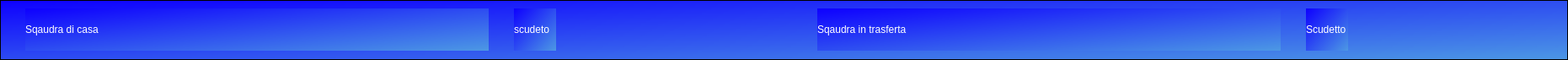
  <widget class="QFrame" name="framePartita">
   <property name="geometry">
    <rect>
     <x>19</x>
     <y>120</y>
     <width>1861</width>
     <height>71</height>
    </rect>
   </property>
   <property name="styleSheet">
    <string notr="true">background-color: qlineargradient(spread:pad, x1:0, y1:0, x2:1, y2:1, stop:0 rgba(14, 0, 255, 255), stop:1 rgba(76, 152, 228, 255));</string>
   </property>
   <property name="frameShape">
    <enum>QFrame::StyledPanel</enum>
   </property>
   <property name="frameShadow">
    <enum>QFrame::Raised</enum>
   </property>
   <widget class="QLabel" name="labelSqaudraDiCasa">
    <property name="geometry">
     <rect>
      <x>30</x>
      <y>10</y>
      <width>550</width>
      <height>50</height>
     </rect>
    </property>
    <property name="styleSheet">
     <string notr="true">color: white;
font: 87 22pt &quot;Segoe UI Black&quot;;
</string>
    </property>
    <property name="text">
     <string>Sqaudra di casa</string>
    </property>
   </widget>
   <widget class="QLabel" name="labelScudettoSquadraDiCasa">
    <property name="geometry">
     <rect>
      <x>610</x>
      <y>10</y>
      <width>50</width>
      <height>50</height>
     </rect>
    </property>
    <property name="styleSheet">
     <string notr="true">color: white;
font: 8pt &quot;Segoe UI&quot;;</string>
    </property>
    <property name="text">
     <string>scudeto</string>
    </property>
   </widget>
   <widget class="QLabel" name="labelSquadraInTrasferta">
    <property name="geometry">
     <rect>
      <x>970</x>
      <y>10</y>
      <width>550</width>
      <height>50</height>
     </rect>
    </property>
    <property name="styleSheet">
     <string notr="true">color: white;
font: 87 22pt &quot;Segoe UI Black&quot;;</string>
    </property>
    <property name="text">
     <string>Sqaudra in trasferta</string>
    </property>
   </widget>
   <widget class="QLabel" name="labelScudettoSquadraInTrasferta">
    <property name="geometry">
     <rect>
      <x>1550</x>
      <y>10</y>
      <width>50</width>
      <height>50</height>
     </rect>
    </property>
    <property name="styleSheet">
     <string notr="true">color: white;
font: 8pt &quot;Segoe UI&quot;;</string>
    </property>
    <property name="text">
     <string>Scudetto</string>
    </property>
   </widget>
  </widget>
